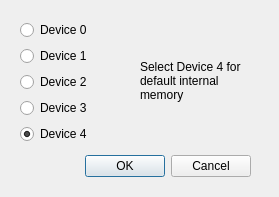
<?xml version="1.0" encoding="UTF-8"?>
<ui version="4.0">
 <class>SetmemDialog</class>
 <widget class="QDialog" name="SetmemDialog">
  <property name="geometry">
   <rect>
    <x>0</x>
    <y>0</y>
    <width>279</width>
    <height>197</height>
   </rect>
  </property>
  <property name="windowTitle">
   <string>Select Flash Memory</string>
  </property>
  <widget class="QDialogButtonBox" name="buttonBox">
   <property name="geometry">
    <rect>
     <x>0</x>
     <y>150</y>
     <width>251</width>
     <height>32</height>
    </rect>
   </property>
   <property name="orientation">
    <enum>Qt::Horizontal</enum>
   </property>
   <property name="standardButtons">
    <set>QDialogButtonBox::Cancel|QDialogButtonBox::Ok</set>
   </property>
  </widget>
  <widget class="QLabel" name="label">
   <property name="geometry">
    <rect>
     <x>140</x>
     <y>50</y>
     <width>101</width>
     <height>61</height>
    </rect>
   </property>
   <property name="text">
    <string>Select Device 4 for default internal memory</string>
   </property>
   <property name="wordWrap">
    <bool>true</bool>
   </property>
  </widget>
  <widget class="QWidget" name="layoutWidget">
   <property name="geometry">
    <rect>
     <x>20</x>
     <y>20</y>
     <width>91</width>
     <height>126</height>
    </rect>
   </property>
   <layout class="QVBoxLayout" name="verticalLayout">
    <item>
     <widget class="QRadioButton" name="radioDev0">
      <property name="text">
       <string>Device 0</string>
      </property>
     </widget>
    </item>
    <item>
     <widget class="QRadioButton" name="radioDev1">
      <property name="text">
       <string>Device 1</string>
      </property>
     </widget>
    </item>
    <item>
     <widget class="QRadioButton" name="radioDev2">
      <property name="text">
       <string>Device 2</string>
      </property>
     </widget>
    </item>
    <item>
     <widget class="QRadioButton" name="radioDev3">
      <property name="text">
       <string>Device 3</string>
      </property>
     </widget>
    </item>
    <item>
     <widget class="QRadioButton" name="radioDev4">
      <property name="text">
       <string>Device 4</string>
      </property>
      <property name="checked">
       <bool>true</bool>
      </property>
     </widget>
    </item>
   </layout>
  </widget>
 </widget>
 <resources/>
 <connections/>
</ui>
